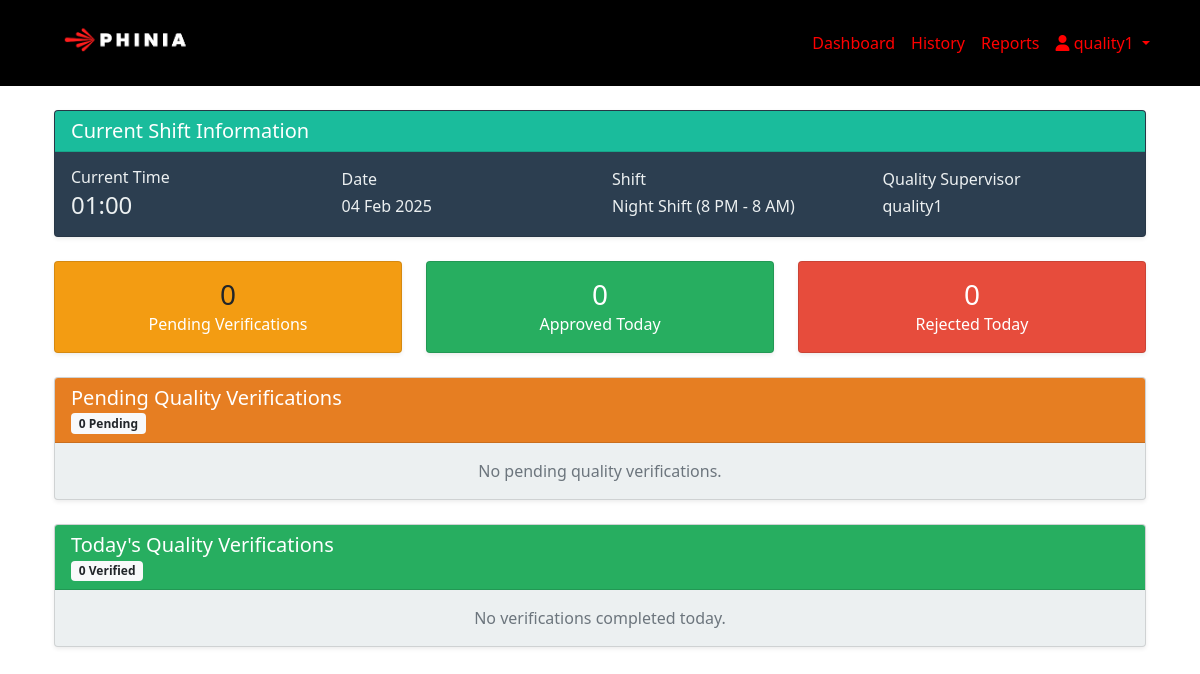
/ (signed in), run on the app's committed database.
### main/models.py (models this page shows)
class User(AbstractUser):
    USER_TYPES = (
        ('operator', 'Operator'),
        ('shift_supervisor', 'Shift Supervisor'),
        ('quality_supervisor', 'Quality Supervisor'),
    )
    company_id=models.CharField(max_length=100,blank=True,null=True)
    user_type = models.CharField(max_length=20, choices=USER_TYPES)

class Shift(models.Model):
    SHIFT_CHOICES = (
        ('day', 'Day Shift (8 AM - 8 PM)'),
        ('night', 'Night Shift (8 PM - 8 AM)'),
    )
    date = models.DateField(auto_now=True)
    shift_type = models.CharField(max_length=10, choices=SHIFT_CHOICES)
    operator = models.ForeignKey(User, on_delete=models.CASCADE, related_name='operated_shifts')
    shift_supervisor = models.ForeignKey(User, on_delete=models.CASCADE, related_name='supervised_shifts')
    quality_supervisor = models.ForeignKey(User, on_delete=models.CASCADE, related_name='quality_supervised_shifts')
    class Meta:
        unique_together = ('date', 'shift_type')

### main/views.py (the view)
# urls.py: path('', views.dashboard, name='dashboard'),
@login_required
def dashboard(request):
    try:
        if request.user.user_type == 'operator':
            return operator_dashboard(request)
        elif request.user.user_type == 'shift_supervisor':
            return supervisor_dashboard(request)
        elif request.user.user_type == 'quality_supervisor':
            return quality_dashboard(request)
        else:
            return operator_dashboard(request)
    except Exception as e:
        messages.error(request, f"Error loading dashboard: {str(e)}")
        return render(request, 'main/error.html', {'error': str(e)})

### main/templates/main/quality_dashboard.html (shortened to what this page needs)
{% extends 'main/base.html' %}
{% block content %}
<div class="container">
    <div class="row mb-4">
        <div class="col-md-12">
            <div class="card shadow-sm" style="background-color: #2C3E50; color: #ECF0F1;">
                <div class="card-header text-white" style="background-color: #1ABC9C;">
                    <h5 class="mb-0">Current Shift Information</h5>
                </div>
                <div class="card-body">
                    <div class="row align-items-center">
                        <div class="col-md-3">
                            <h6 class="mb-1">Current Time</h6>
                            <p class="h4 mb-0" id="currentTime">{{ current_time|time:"H:i" }}</p>
                        </div>
                        <div class="col-md-3">
                            <h6 class="mb-1">Date</h6>
                            <p class="mb-0">{{ current_date|date:"d M Y" }}</p>
                        </div>
                        <div class="col-md-3">
                            <h6 class="mb-1">Shift</h6>
                            <p class="mb-0">{{ current_shift }}</p>
                        </div>
                        <div class="col-md-3">
                            <h6 class="mb-1">Quality Supervisor</h6>
                            <p class="mb-0">{{ request.user.username }}</p>
                        </div>
                    </div>
                </div>
            </div>
        </div>
    </div>
    <div class="row mb-4">
        <div class="col-md-4">
            <div class="card shadow-sm" style="background-color: #F39C12;">
                <div class="card-body text-center">
                    <h3 class="mb-0">{{ verification_stats.pending_count }}</h3>
                    <p class="mb-0 text-white">Pending Verifications</p>
                </div>
            </div>
        </div>
        <div class="col-md-4">
            <div class="card shadow-sm" style="background-color: #27AE60; color: white;">
                <div class="card-body text-center">
                    <h3 class="mb-0">{{ verification_stats.approved_today }}</h3>
                    <p class="mb-0">Approved Today</p>
                </div>
            </div>
        </div>
        <div class="col-md-4">
            <div class="card shadow-sm" style="background-color: #E74C3C; color: white;">
                <div class="card-body text-center">
                    <h3 class="mb-0">{{ verification_stats.rejected_today }}</h3>
                    <p class="mb-0">Rejected Today</p>
                </div>
            </div>
        </div>
    </div>
    <div class="row mb-4">
        <div class="col-md-12">
            <div class="card shadow-sm" style="background-color: #ECF0F1;">
                <div class="card-header text-white" style="background-color: #E67E22;">
                    <h5 class="mb-0">Pending Quality Verifications</h5>
                    <span class="badge bg-light text-dark">{{ verification_stats.pending_count }} Pending</span>
                </div>
                <div class="card-body">
                    {% if pending_verifications %}
                    <div class="table-responsive">
                        <table class="table table-hover">
                            <thead>
                                <tr>
                                    <th>Time</th>
                                    <th>Operator</th>
                                    <th>Supervisor</th>
                                    <th>Model</th>
                                    <th>Subgroup</th>
                                    <th>Measurements</th>
                                    <th>Actions</th>
                                </tr>
                            </thead>
                            <tbody>
                                {% for subgroup in pending_verifications %}
                                <tr>
                                    <td>{{ subgroup.timestamp|time:"H:i" }}</td>
                                    <td>{{ subgroup.checklist.shift.operator.username }}</td>
                                    <td>{{ subgroup.checklist.shift.shift_supervisor.username }}</td>
                                    <td>{{ subgroup.checklist.selected_model }}</td>
                                    <td>#{{ subgroup.subgroup_number }}</td>
                                    <td>
                                        <div class="d-flex gap-2">
                                            <span class="badge {% if -43 <= subgroup.uv_vacuum_test <= -35 %}bg-success{% else %}bg-danger{% endif %}">
                                                UV Test: {{ subgroup.uv_vacuum_test }}
                                            </span>
                                            <span class="badge {% if 30 <= subgroup.uv_flow_value <= 40 %}bg-success{% else %}bg-danger{% endif %}">
                                                Flow: {{ subgroup.uv_flow_value }}
                                            </span>
                                        </div>
                                    </td>
                                    <td>
                                        <a href="{% url 'verify_subgroup_measurement' subgroup.id %}"
                                           class="btn btn-teal btn-sm text-grey">Verify Now</a>
                                        <a href="{% url 'checklist_detail' subgroup.checklist.id %}"
                                           class="btn btn-outline-secondary btn-sm">View Details</a>
                                    </td>
                                </tr>
                                {% endfor %}
                            </tbody>
                        </table>
                    </div>
                    {% else %}
                    <p class="text-muted text-center mb-0">No pending quality verifications.</p>
                    {% endif %}
                </div>
            </div>
        </div>
    </div>
    <div class="row">
        <div class="col-md-12">
            <div class="card shadow-sm" style="background-color: #ECF0F1;">
                <div class="card-header text-white" style="background-color: #27AE60;">
                    <h5 class="mb-0">Today's Quality Verifications</h5>
                    <span class="badge bg-light text-dark">{{ verified_entries.count }} Verified</span>
                </div>
                <div class="card-body">
                    {% if verified_entries %}
                    <div class="table-responsive">
                        <table class="table table-hover">
                            <thead>
                                <tr>
                                    <th>Time</th>
                                    <th>Operator</th>
                                    <th>Model</th>
                                    <th>Subgroup</th>
                                    <th>Decision</th>
                                    <th>Comments</th>
                                    <th>Actions</th>
                                </tr>
                            </thead>
                            <tbody>
                                {% for verification in verified_entries %}
                                <tr>
                                    <td>{{ verification.verified_at|time:"H:i" }}</td>
                                    <td>{{ verification.subgroup.checklist.shift.operator.username }}</td>
                                    <td>{{ verification.subgroup.checklist.selected_model }}</td>
                                    <td>#{{ verification.subgroup.subgroup_number }}</td>
                                    <td>
                                        <span class="badge {% if verification.status == 'rejected' %}bg-danger{% else %}bg-success{% endif %}">
                                            {{ verification.get_status_display }}
                                        </span>
                                    </td>
                                    <td>{{ verification.comments|default:"No comments"|truncatechars:30 }}</td>
                                    <td>
                                        <a href="{% url 'edit_verification' verification.id %}"
                                           class="btn btn-sm btn-secondary">Edit</a>
                                        <a href="{% url 'checklist_detail' verification.subgroup.checklist.id %}"
                                           class="btn btn-sm btn-outline-secondary">View</a>
                                    </td>
                                </tr>
                                {% endfor %}
                            </tbody>
                        </table>
                    </div>
                    {% else %}
                    <p class="text-muted text-center mb-0">No verifications completed today.</p>
                    {% endif %}
                </div>
            </div>
        </div>
    </div>
</div>
{% endblock %}

### main/templates/main/base.html (shortened to what this page needs)
{% load static %}
<!DOCTYPE html>
<html lang="en">
<head>
    <link rel="stylesheet" href="{% static 'css/bootstrap.min.css' %}" />
    <link rel="stylesheet" href="{% static 'css/all.min1.css' %}" />
    <link rel="stylesheet" href="{% static 'css/all.min2.css' %}" />
    {% load static %}
</head>
<body>
    <nav class="navbar navbar-expand-lg navbar-dark" style="background-color: black;">
        <div class="container">
            <a class="navbar-brand" href="{% url 'dashboard' %}">
                <img src="{% static 'images/image2.png' %}" alt="Phinia Logo" height="60">
            </a>
            {% if user.is_authenticated %}
            <div class="collapse navbar-collapse justify-content-end" id="navbarNav">
                <ul class="navbar-nav">
                    <li class="nav-item">
                        <a class="nav-link" href="{% url 'dashboard' %}">Dashboard</a>
                    </li>
                    {% if user.user_type == 'operator' %}
                    <li class="nav-item">
                        <a class="nav-link" href="{% url 'operator_history' %}">History</a>
                    </li>
                    {% elif user.user_type == 'shift_supervisor' %}
                    <li class="nav-item">
                        <a class="nav-link" href="{% url 'supervisor_history' %}">History</a>
                    </li>
                    {% elif user.user_type == 'quality_supervisor' %}
                    <li class="nav-item">
                        <a class="nav-link" href="{% url 'quality_history' %}">History</a>
                    </li>
                    <li class="nav-item">
                        <a class="nav-link" href="{% url 'reports_dashboard' %}">Reports</a>
                    </li>
                    {% endif %}
                    <li class="nav-item dropdown">
                        <a class="nav-link dropdown-toggle" href="#" id="userDropdown" role="button"
                           data-bs-toggle="dropdown" aria-expanded="false">
                            <i class="fas fa-user"></i> {{ user.username }}
                        </a>
                    </li>
                </ul>
            </div>
            {% endif %}
        </div>
    </nav>
    <div class="container mt-4">
        {% block content %}{% endblock %}
    </div>
</body>
</html>

### static/css/all.min1.css (style rules this page uses)
.fa,.fab,.fad,.fal,.far,.fas { -moz-osx-font-smoothing:grayscale;-webkit-font-smoothing:antialiased;display:inline-block;font-style:normal;font-variant:normal;text-rendering:auto;line-height:1 }
.fa-user:before { content:"\f007" }

### main/templates/main/base.html (style rules this page uses)
.navbar-nav .nav-link { color: #ff0000 !important; }

### data on the page
User: username "quality1", user.username "quality1"
Shift: date "04 Feb 2025"

### other printed values
{{ current_shift }} "Night Shift (8 PM - 8 AM)"
{{ verification_stats.pending_count }} "0"
{{ verification_stats.approved_today }} "0"
{{ verification_stats.rejected_today }} "0"
{{ verified_entries.count }} "0"
